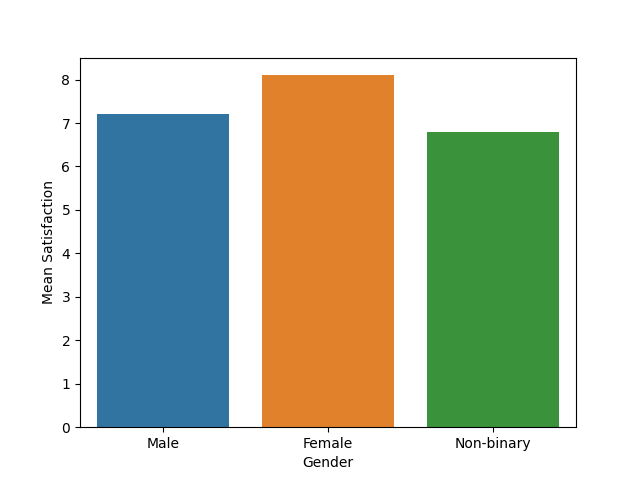

Write Python code to recreate this figure.
import warnings
warnings.filterwarnings('ignore')
import pandas as pd
from matplotlib import pyplot as plt
import seaborn as sns

df = pd.read_csv('./seabornExamples/data.csv')
print(df)

sns.barplot(
	data=df,
	x='Gender',
	y='Mean Satisfaction'
)

plt.show()
# plt.savefig('./seabornExamples/seabornBars.png')